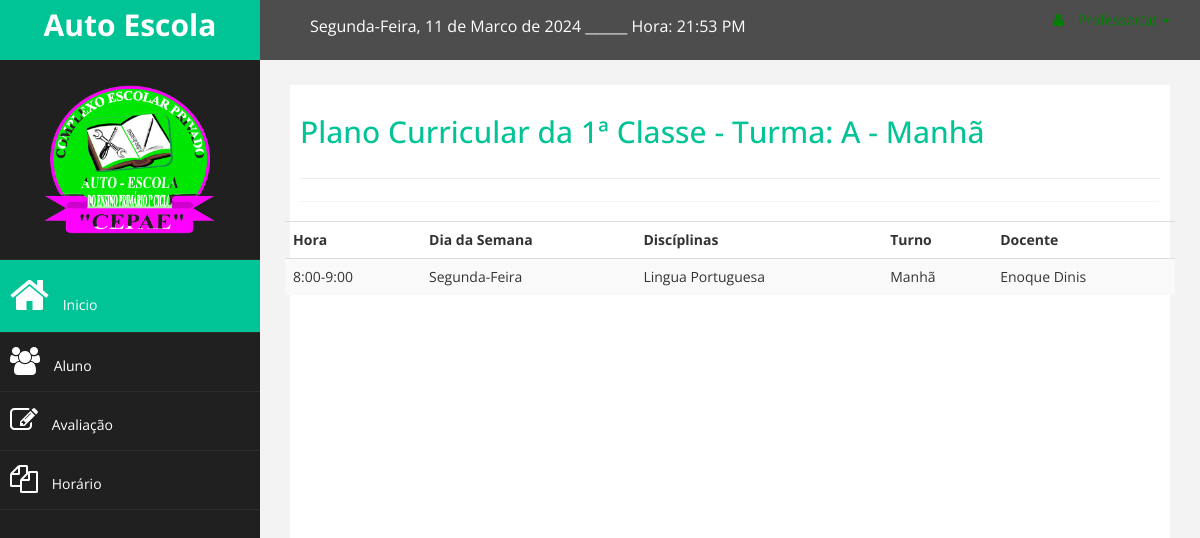
The page /professor/consultar_plano.php?id=12 (signed in) on the database its author committed.
### tables this page shows
CREATE TABLE `plano_curricular` (
  `id_plano` int(11) NOT NULL,
  `id_disciplina` int(10) NOT NULL,
  `id_turma` int(11) NOT NULL,
  `dia_sem` varchar(30) NOT NULL,
  `hora` varchar(15) NOT NULL,
  `ano_academico` varchar(4) NOT NULL
);

CREATE TABLE `classe` (
  `id_classe` int(11) NOT NULL,
  `nome_classe` varchar(30) NOT NULL,
  `codigo_classe` varchar(4) NOT NULL
);

CREATE TABLE `turma` (
  `id_turma` int(11) NOT NULL,
  `nome_turma` varchar(5) NOT NULL,
  `classe` int(11) NOT NULL,
  `periodo` enum('Manhã','Tarde','Noite') NOT NULL,
  `num_sala` int(11) NOT NULL,
  `id_professor` int(11) NOT NULL COMMENT 'responsavel da turma'
);

CREATE TABLE `disciplina` (
  `id_disciplina` int(11) NOT NULL,
  `codigo_disc` varchar(30) NOT NULL COMMENT 'Abreviatura do nome',
  `nome_disc` varchar(30) NOT NULL,
  `descricao` text DEFAULT NULL,
  `id_professor` int(11) NOT NULL
);

CREATE TABLE `usuario` (
  `id_usuario` int(11) NOT NULL,
  `nome_usuario` varchar(50) NOT NULL,
  `tipo_documento` varchar(30) NOT NULL,
  `num_documento` varchar(30) DEFAULT NULL,
  `sexo` enum('Masculino','Feminino') NOT NULL,
  `tel1` varchar(30) NOT NULL,
  `email` varchar(30) DEFAULT NULL,
  `tipo` varchar(30) NOT NULL,
  `ativo` tinyint(1) NOT NULL,
  `login` int(6) NOT NULL,
  `senha` varchar(100) NOT NULL
);

### professor/consultar_plano.php (the view, shortened to what this page needs)
     <?php
       include_once 'menu_rod/menu_prof.php';
       if (isset($_GET["id"])) {
          $id_classe = mysqli_escape_string($connect, $_GET['id']);
        }
          $sql = "SELECT * FROM plano_curricular pc INNER JOIN disciplina d ON pc.id_disciplina = d.id_disciplina
           join turma t on pc.id_turma = t.id_turma join classe c ON t.classe = c.id_classe join professor p on d.id_professor = p.id_professor
          join usuario u on p.id_usuario = u.id_usuario where id_classe ='$id_classe' ";
              $resultado = mysqli_query($connect, $sql);
              $dados = mysqli_fetch_array($resultado);
       ?>
   <div id="page-wrapper" >
       <div id="page-inner">
           <div class="row">
               <div class="col-md-12">
               <h2>Plano Curricular da <?php echo $dados['nome_classe']; ?> - Turma: <?php echo $dados['nome_turma']; ?> - <?php echo $dados['periodo']; ?> </h2>
               </div>
           </div>
             <hr />
             <div class="row">
               <div class="col-lg-12">
                   <section class="panel">
               </div>
               <table class="table table-striped table-advance table-hover">
                       <tbody>
                       <tr>
                           <tr>
                               <th>Hora</th>
                               <th>Dia da Semana</th>
                               <th>Discíplinas</th>
                               <th>Turno</th>
                               <th>Docente</th>
                           </tr>
               <?php
                    if (isset($_GET["id"])) {
                       $id_classe = mysqli_escape_string($connect, $_GET['id']);
                     }
                       $sql = "SELECT * FROM plano_curricular pc INNER JOIN disciplina d ON pc.id_disciplina = d.id_disciplina
                      join turma t on pc.id_turma = t.id_turma join classe c ON t.classe = c.id_classe  join professor p on d.id_professor = p.id_professor
                       join usuario u on p.id_usuario = u.id_usuario where id_classe='$id_classe' order by hora and dia_sem";
                           $resultado = mysqli_query($connect, $sql);
                           while($dados = mysqli_fetch_array($resultado)):
                       ?>
                           <tr>
                           <td><?php echo $dados['hora']; ?></td>
                           <td><?php echo $dados['dia_sem']; ?></td>
                           <td><?php echo $dados['nome_disc']; ?></td>
                           <td><?php echo $dados['periodo']; ?></td>
                           <td><?php echo $dados['nome_usuario']; ?></td>
                           </tr>
                          <?php endwhile; ?>
                           </tbody>
                       </table>
               </div>
           </div>
           </div>
       </div>
<?php
       include_once 'menu_rod/rod_prof.php'
   ?>

### assets/css/dustom.css (style rules this page uses)
body { font-family: 'Open Sans', sans-serif; }
#page-wrapper { padding: 15px 15px; min-height: 600px; background:#F3F3F3; }
#page-inner { width:100%; margin:10px 20px 10px 0px; background:#fff; padding:10px; min-height:1200px; }
h2 { color: #00c396; }
@media (min-width:768px) { #page-wrapper { margin: 0 0 0 260px; padding: 15px 30px; min-height: 1200px; } }

### rows shown on the page
plano_curricular: classe.nome_classe "1ª Classe", id_turma.nome_turma "A", id_turma.periodo "Manhã", hora "8:00-9:00", dia_sem "Segunda-Feira", id_disciplina.nome_disc "Lingua Portuguesa", usuario.nome_usuario "Enoque Dinis"
